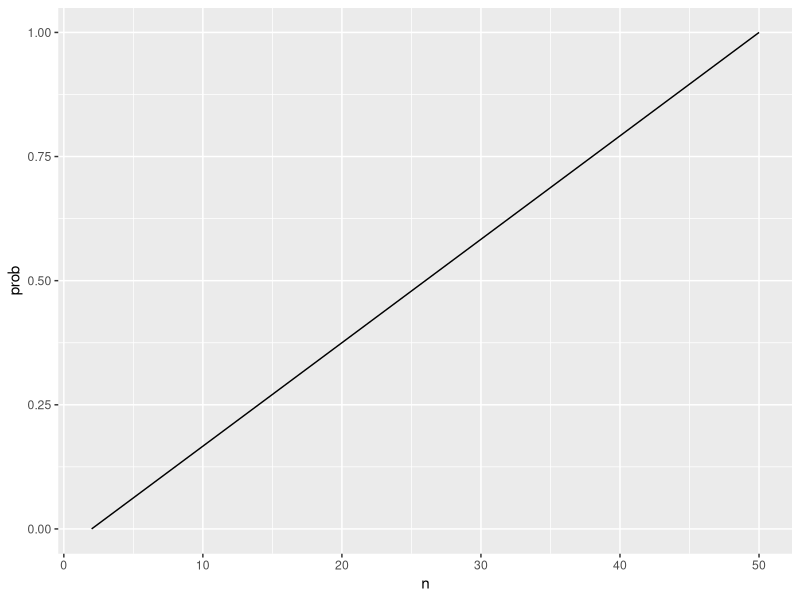
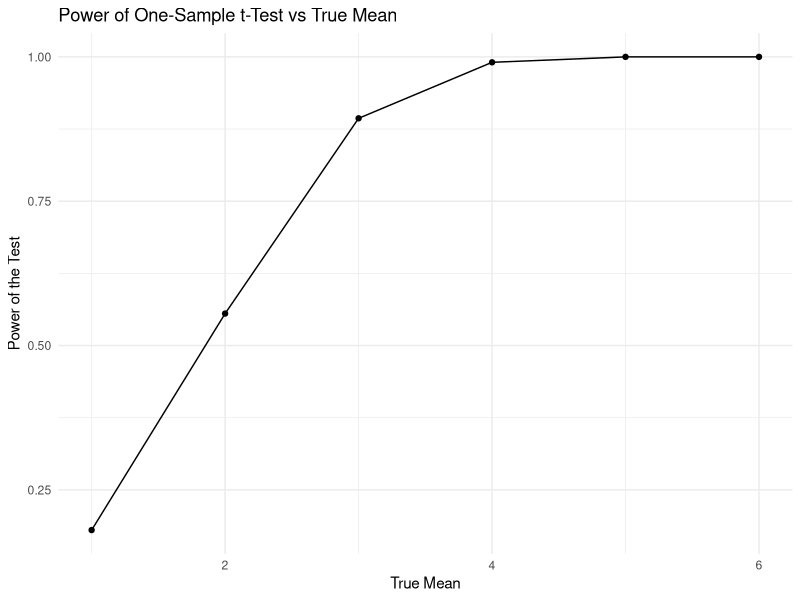
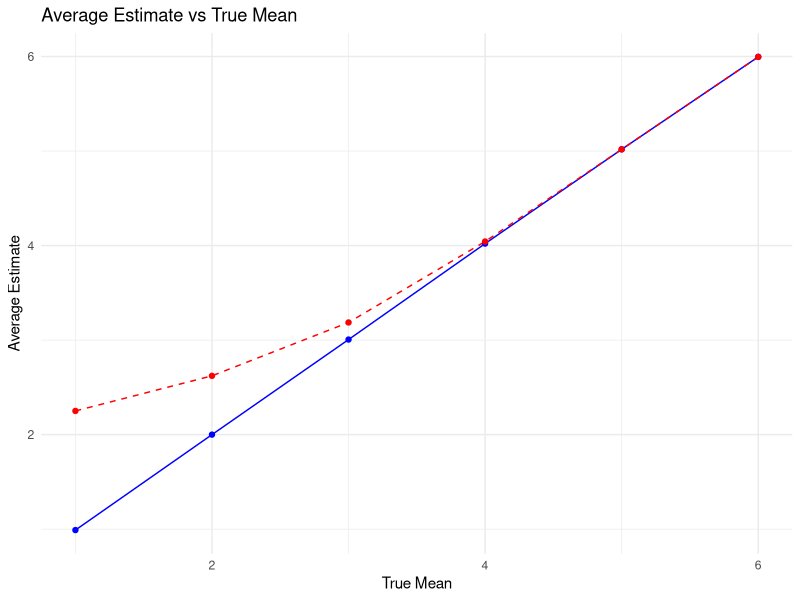

Reproduce these figures in R, in order.
## ---- chunk 1
knitr::opts_chunk$set(echo = TRUE, warning=FALSE, message=FALSE)
library(tidyverse)
library(dplyr)
library(broom)
## ---- chunk 2
bday_sim = function(n) {
  
  bdays = sample(1:365, size = 10, replace = TRUE)

  duplicate = length(unique(bdays)) < n
  
  return(duplicate)
  
}
## ---- chunk 3
sim_res = 
  expand_grid(
    n = c(2, 50),
    iter = 1:10000
  ) |>
  mutate(res = map_lgl(n, bday_sim)) |>
  group_by(n) |>
  summarize(prob = mean(res, na.rm = TRUE))

sim_res |>
  ggplot(aes(x = n, y = prob)) +
  geom_line()
## ---- chunk 4
n = 30      
sigma = 5   
alpha = 0.05
mu = 0      
## ---- chunk 5
sim_t_test = function(n, mu, sigma = 5) {
  x = rnorm(n, mean = mu, sd = sigma)
  t_test <- t.test(x, mu = 0)
  tidy(t_test)
}
## ---- chunk 6
sim_results <- tibble(
  iter = 1:5000
) |>
  mutate(t_test_res = map(iter, ~sim_t_test(n, mu, sigma))) |>
  unnest(t_test_res) |>
  select(iter, estimate, p.value)
head(sim_results)
## ---- chunk 7
sim_results2 = expand_grid(
  mu = 1:6,
  iter = 1:5000
) |>
  mutate(t_test_res = map(mu, ~sim_t_test(n, .x, sigma))) |>
  unnest(t_test_res) 

sim_results2 |>
  group_by(mu) |>
  summarize(power = mean(p.value < alpha), .groups = "drop") |>
  ggplot(aes(x = mu, y = power)) +
  geom_line() +
  geom_point() +
  labs(
    x = "True Mean",
    y = "Power of the Test",
    title = "Power of One-Sample t-Test vs True Mean"
  ) +
  theme_minimal()
## ---- chunk 8
sim_results2 |>
  group_by(mu) |>
  summarize(
    mean_mu_hat = mean(estimate),
    mean_mu_hat_rejected = mean(estimate[p.value < alpha]),
    .groups = "drop"
  ) |>
  ggplot(aes(x = mu)) +
  geom_line(aes(y = mean_mu_hat), color = "blue", linetype = "solid", label = "All Samples") +
  geom_line(aes(y = mean_mu_hat_rejected), color = "red", linetype = "dashed", label = "Rejected H0") +
  geom_point(aes(y = mean_mu_hat), color = "blue") +
  geom_point(aes(y = mean_mu_hat_rejected), color = "red") +
  labs(
    x = "True Mean",
    y = "Average Estimate",
    title = "Average Estimate vs True Mean"
  ) +
  theme_minimal()
